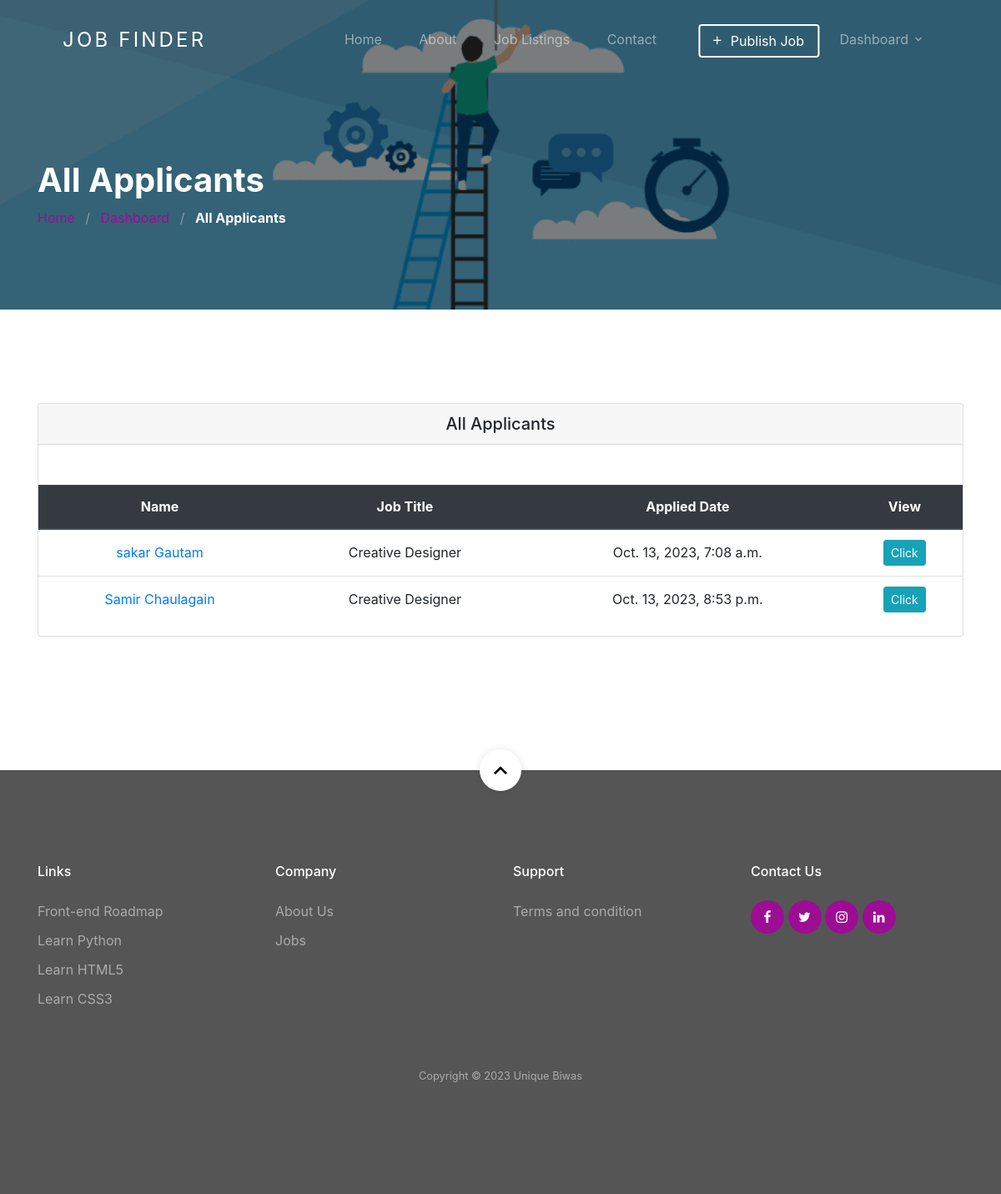
The app's page /dashboard/employer/job/1/applicants/ (signed in) with its own data.
### jobapp/models.py (models this page shows, shortened)
class Applicant(models.Model):
    user = models.ForeignKey(User, on_delete=models.CASCADE)
    job = models.ForeignKey(Job, on_delete=models.CASCADE)
    timestamp = models.DateTimeField(auto_now=True, auto_now_add=False)

class Job(models.Model):
    user = models.ForeignKey(User, related_name='User', on_delete=models.CASCADE)
    title = models.CharField(max_length=300)
    description = RichTextField()
    tags = TaggableManager()
    location = models.CharField(max_length=300)
    job_type = models.CharField(choices=JOB_TYPE, max_length=1)
    category = models.ForeignKey(Category,related_name='Category', on_delete=models.CASCADE)
    salary = models.CharField(max_length=30, blank=True)
    company_name = models.CharField(max_length=300)
    company_description = RichTextField(blank=True, null=True)
    url = models.URLField(max_length=200)
    last_date = models.DateField()
    is_published = models.BooleanField(default=False)
    is_closed = models.BooleanField(default=False)
    timestamp = models.DateTimeField(auto_now=True)

### account/models.py (models this page shows, shortened)
class User(AbstractUser):
    username = None
    email = models.EmailField(unique=True, blank=False,
                              error_messages={
                                  'unique': "A user with that email already exists.",
                              })
    role = models.CharField(choices=ROLE,  max_length=10)
    gender = models.CharField(choices=JOB_TYPE, max_length=1)
    phone_number = models.CharField(max_length=10, null=True, blank=True)  # Store phone number as a string
    pdf_document = models.FileField(upload_to='pdf_documents/')
    USERNAME_FIELD = "email"
    REQUIRED_FIELDS = []
    def get_full_name(self):
        return self.first_name+ ' ' + self.last_name
    objects = CustomUserManager()

### jobapp/permission.py (the view)
    def wrap(request, *args, **kwargs):
        if request.user.role == 'employer':
            return function(request, *args, **kwargs)
        else:
            raise PermissionDenied

### jobapp/permission.py (called while the page is built)
def user_is_employer(function):
    def wrap(request, *args, **kwargs):
        if request.user.role == 'employer':
            return function(request, *args, **kwargs)
        else:
            raise PermissionDenied
    return wrap

### jobapp/views.py (called while the page is built)
@login_required(login_url=reverse_lazy('account:login'))
@user_is_employer
def all_applicants_view(request, id):
    all_applicants = Applicant.objects.filter(job=id)
    context = {
        'all_applicants': all_applicants
    }
    return render(request, 'jobapp/all-applicants.html', context)

### template/jobapp/all-applicants.html (shortened to what this page needs)
{% extends 'base.html' %}
{% load static %}
{% block content %}
<section class="section-hero overlay inner-page bg-image" style="background-image: url('{% static 'images/bgrr.jpg' %}');"
    id="home-section">
    <div class="container">
        <div class="row">
            <div class="col-md-7">
                <h1 class="text-white font-weight-bold">All Applicants </h1>
                <div class="custom-breadcrumbs">
                    <a href="{% url 'jobapp:home' %}">Home</a> <span class="mx-2 slash">/</span>
                    <a href="{% url 'jobapp:dashboard' %}">Dashboard</a> <span class="mx-2 slash">/</span>
                    <span class="text-white"><strong>All Applicants </strong></span>
                </div>
            </div>
        </div>
    </div>
</section>
<section class="site-section">
    <div class="container">
        <div class="row">
            <div class="col-lg-12 mb-5">
                <div class="card">
                    <h5 class="card-header text-center mb-5"> All Applicants </h5>
                    <div class="table-responsive">
                        <table class="table text-center">
                            <thead class="thead-dark">
                                <tr>
                                    <th>Name</th>
                                    <th>Job Title</th>
                                    <th>Applied Date</th>
                                    <th>View </th>
                                </tr>
                            </thead>
                            <tbody>
                                {% for applicant in all_applicants %}
                                <tr>
                                    <td class="text-center"><a href="">{{ applicant.user.get_full_name }}</a></td     >
                                    <td>{{ applicant.job.title }}</td>
                                    <td>{{ applicant.timestamp }}</td>
                                    <td>
                                        <a class="btn btn-info btn-sm" href="{% url 'jobapp:applicant-details' applicant.user.id %}"
                                                role="button">
                                            Click
                                        </a>
                                    </td>
                                </tr>
                                {% endfor %}
                            </tbody>
                        </table>
                    </div>
                </div>
            </div>
        </div>
    </div>
</section>
{% endblock %}

### static/css/style.css (style rules this page uses)
body { font-weight: 400; font-size: 1rem; line-height: 1.7; position: relative; }
body:after { content: ""; position: absolute; top: 0; left: 0; right: 0; bottom: 0; background: rgba(0, 0, 0, 0.7); z-index: 100; opacity: 0; visibility: hidden; -webkit-transition: .3s all ease; -o-transition: .3s all ease; transition: .3s all ease; }
h1, h2, h3, h4 { color: #000; }
.site-section { padding-top: 7rem; padding-bottom: 7rem; position: relative; z-index: 2; }
.bg-image { background-size: cover; background-position: center center; background-repeat: no-repeat; }
.custom-breadcrumbs a { color: #9c0d94; }
.custom-breadcrumbs .slash { color: rgba(255, 255, 255, 0.4); }
.section-hero, .section-hero > .container > .row { height: 100vh; min-height: 900px; }
.section-hero.inner-page, .section-hero.inner-page > .container > .row { height: auto; min-height: auto; padding-top: 6em; padding-bottom: 3em; }
.section-hero.overlay, .section-hero.overlay-2 { position: relative; }
.section-hero.overlay:before, .section-hero.overlay-2:before { z-index: 1; position: absolute; content: ""; top: 0; left: 0; right: 0; bottom: 0; background: rgba(0, 0, 0, 0.5); }
.section-hero > .container { z-index: 2; position: relative; }
.btn:after, .btn:before { display: none; }
.table td, .table th { vertical-align: middle !important; }

### records on screen
Applicant: user.get_full_name "sakar Gautam", job "Creative Designer", timestamp "Oct. 13, 2023, 7:08 a.m."
Applicant: user.get_full_name "Samir Chaulagain", job "Creative Designer", timestamp "Oct. 13, 2023, 8:53 p.m."
